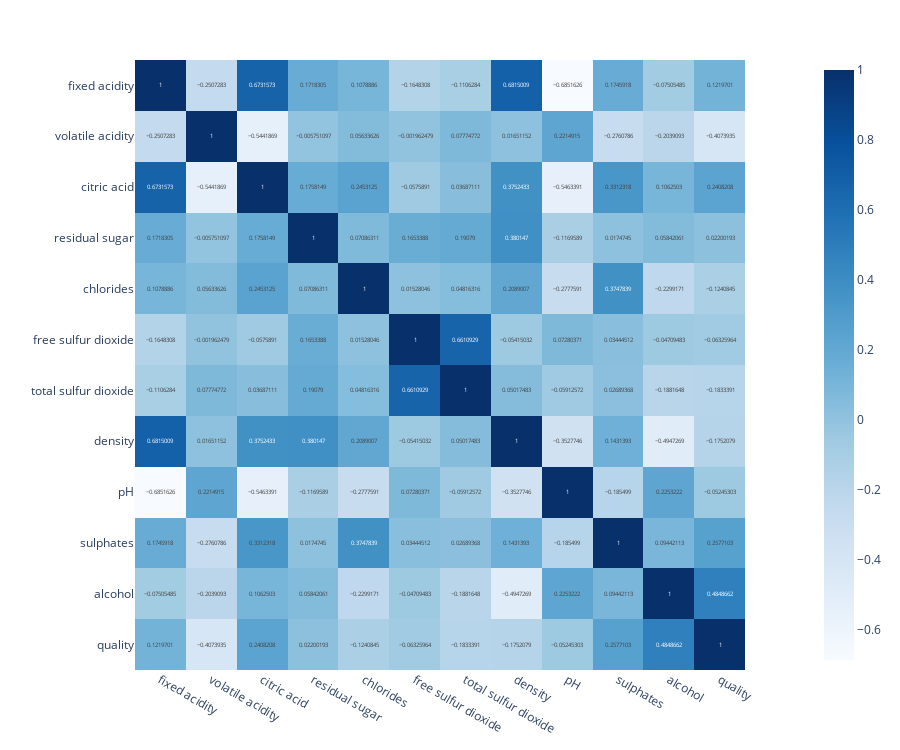

Notebook source saved alongside this figure:
### Code cell
fig = px.imshow(wine.corr(),color_continuous_scale="Blues", text_auto = True)
fig.update_layout(height=750)
fig.show()

### Figure 1 — Plotly figure (JSON) as saved in the notebook; plotly's stock layout.template omitted (floating-point values rounded to 4 significant figures; data arrays with more than 128 entries replaced by an {"elided": "..."} marker saying what was removed)
{"data": [{"coloraxis": "coloraxis", "hovertemplate": "x: %{x}<br>y: %{y}<br>color: %{z}<extra></extra>", "name": "0", "texttemplate": "%{z}", "type": "heatmap", "x": ["fixed acidity", "volatile acidity", "citric acid", "residual sugar", "chlorides", "free sulfur dioxide", "total sulfur dioxide", "density", "pH", "sulphates", "alcohol", "quality"], "xaxis": "x", "y": ["fixed acidity", "volatile acidity", "citric acid", "residual sugar", "chlorides", "free sulfur dioxide", "total sulfur dioxide", "density", "pH", "sulphates", "alcohol", "quality"], "yaxis": "y", "z": {"elided": "12x12 float values"}}], "layout": {"coloraxis": {"colorscale": [[0, "rgb(247,251,255)"], [0.125, "rgb(222,235,247)"], [0.25, "rgb(198,219,239)"], [0.375, "rgb(158,202,225)"], [0.5, "rgb(107,174,214)"], [0.625, "rgb(66,146,198)"], [0.75, "rgb(33,113,181)"], [0.875, "rgb(8,81,156)"], [1, "rgb(8,48,107)"]]}, "height": 750, "margin": {"t": 60}, "xaxis": {"anchor": "y", "constrain": "domain", "domain": [0, 1], "scaleanchor": "y"}, "yaxis": {"anchor": "x", "autorange": "reversed", "constrain": "domain", "domain": [0, 1]}}}
